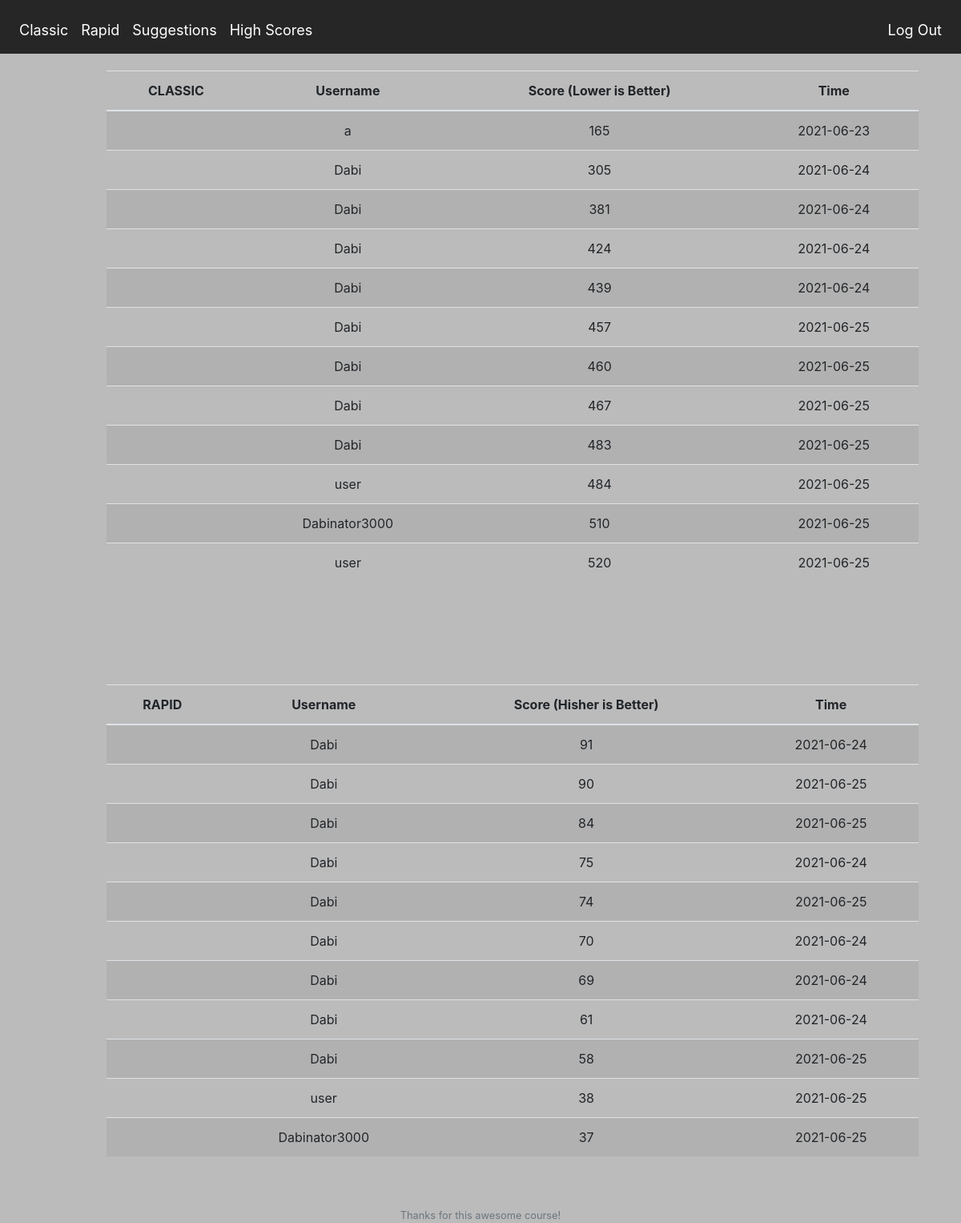
Screenshot of /highscore (signed in) with the database file from the repository.
### tables this page shows
CREATE TABLE 'highscore_c' ('userid' integer NOT NULL, 'username' varchar(20) NOT NULL, 'score' integer NOT NULL, 'date' date NOT NULL DEFAULT CURRENT_DATE);

CREATE TABLE 'highscore_r' ('userid' integer NOT NULL, 'username' varchar(20) NOT NULL, 'score' integer NOT NULL, 'date' date NOT NULL DEFAULT CURRENT_DATE);

### application.py (the view)
@app.route("/highscore", methods=["GET", "POST"]) # To view highscores of user's previous games
@login_required
def highscore():
    if request.method == "GET":
        score_c = db.execute("SELECT * FROM highscore_c ORDER BY score ASC")
        print(score_c)
        score_r = db.execute("SELECT * FROM highscore_r ORDER BY score DESC")
        print(score_r)
        return render_template("highscore.html",score_c=score_c,score_r=score_r)
    else:
        return render_template("highscore.html")

### application.py (called while the page is built)
@app.after_request
def after_request(response):
    response.headers["Cache-Control"] = "no-cache, no-store, must-revalidate"
    response.headers["Expires"] = 0
    response.headers["Pragma"] = "no-cache"
    return response

### helpers.py (called while the page is built)
def login_required(f):
    @wraps(f)
    def decorated_function(*args, **kwargs):
        if session.get("user_id") is None:
            return redirect("/login")
        return f(*args, **kwargs)
    return decorated_function

### Dabinator3000-cs50-problems-2021-x-project/templates/highscore.html (shortened to what this page needs)
{% extends "layout.html" %}
{% block main %}
    <main class="container p-5">
    <table class="table table-striped">
        <thead>
            <tr><th> CLASSIC</th>
                <th>Username</th>
                <th>Score (Lower is Better)</th>
                <th>Time</th>
            </tr>
        </thead>
        <tbody>
            {% for value in score_c %}
                <tr>
                    <td> </td>
                    <td>{{ value['username'] }}</td>
                    <td>{{ value['score'] }}</td>
                    <td>{{ value['date']   }}</td>
                </tr>
            {% endfor %}
        </tbody>
    </table>
    <br> <br> <br>
    <table class="table table-striped">
        <thead>
            <tr><th> RAPID</th>
                <th>Username</th>
                <th>Score (Hisher is Better) </th>
                <th>Time</th>
            </tr>
        </thead>
        <tbody>
            {% for value in score_r %}
                <tr>
                    <td></td>
                    <td>{{ value['username'] }}</td>
                    <td>{{ value['score'] }}</td>
                    <td>{{ value['date']   }}</td>
                </tr>
            {% endfor %}
        </tbody>
    </table>
        </main>
{% endblock %}

### Dabinator3000-cs50-problems-2021-x-project/templates/layout.html (shortened to what this page needs)
<!DOCTYPE html>
<html lang="en">
        <head>
            <link rel="stylesheet" href="https://cdn.jsdelivr.net/npm/bootstrap@4.5.3/dist/css/bootstrap.min.css">
            <link href="/static/styles.css" rel="stylesheet">
        </head>
        <body>
            <nav class="navbar navbar-expand-md fixed-top">
        <div class="collapse navbar-collapse" id="navbar">
                     {% if session.user_id %}
                    <ul class="navbar-nav mr-auto mt-2">
                        <li class="nav-item"><a class="nav-link" href="/#classic">Classic</a></li>
                        <li class="nav-item"><a class="nav-link" href="/#rapid">Rapid </a></li>
                        <li class="nav-item"><a class="nav-link" href="/suggestion">Suggestions </a></li>
                        <li class="nav-item"><a class="nav-link" href="/highscore">High Scores </a></li>
                    </ul>
                    <ul class="navbar-nav ml-auto mt-2">
                        <li class="nav-item"><a class="nav-link" href="/logout">Log Out</a></li>
                    </ul>
                    {% else %}
                    <ul class="navbar-nav ml-auto mt-2">
                        <li class="nav-item"><a class="nav-link" href="/register">Register</a></li>
                        <li class="nav-item"><a class="nav-link" href="/login">Log In</a></li>
                    </ul>
                    {% endif %}
            </div>
        </nav>
        <main class="container">
            {% block main %}{% endblock %}
        </main>
        <footer class="small text-center text-muted">
            Thanks for this awesome course!
        </footer>
    </body>
</html>

### Dabinator3000-cs50-problems-2021-x-project/static/styles.css (style rules this page uses)
nav { font-size: xx-large; position:fixed; top: 0; left: 0; right: 0; z-index: 12; background: #262626; }
nav ul li { display:inline-block; }
nav ul li a { color: #fff; font-size: 18px; display: block; text-decoration: none; padding: 20px; }
table { margin:2.5em; }
main { overflow-x: auto; text-align: center; }
body { background-color: #bbbbbb; }

### rows the page displays
highscore_c: username "a", score "165", date "2021-06-23"
highscore_c: username "Dabi", score "305", date "2021-06-24"
highscore_c: username "Dabi", score "381", date "2021-06-24"
highscore_c: username "Dabi", score "424", date "2021-06-24"
highscore_c: username "Dabi", score "439", date "2021-06-24"
highscore_c: username "Dabi", score "457", date "2021-06-25"
highscore_c: username "Dabi", score "460", date "2021-06-25"
highscore_c: username "Dabi", score "467", date "2021-06-25"
highscore_c: username "Dabi", score "483", date "2021-06-25"
highscore_c: username "user", score "484", date "2021-06-25"
highscore_c: username "Dabinator3000", score "510", date "2021-06-25"
highscore_c: username "user", score "520", date "2021-06-25"
highscore_r: username "Dabi", score "91", date "2021-06-24"
highscore_r: username "Dabi", score "90", date "2021-06-25"
highscore_r: username "Dabi", score "84", date "2021-06-25"
highscore_r: username "Dabi", score "75", date "2021-06-24"
highscore_r: username "Dabi", score "74", date "2021-06-25"
highscore_r: username "Dabi", score "70", date "2021-06-24"
highscore_r: username "Dabi", score "69", date "2021-06-24"
highscore_r: username "Dabi", score "61", date "2021-06-24"
highscore_r: username "Dabi", score "58", date "2021-06-25"
highscore_r: username "user", score "38", date "2021-06-25"
highscore_r: username "Dabinator3000", score "37", date "2021-06-25"
